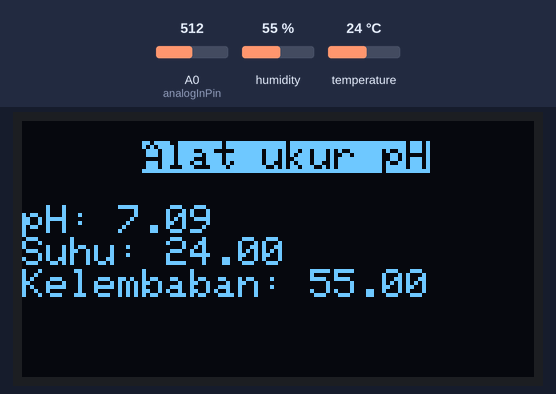
The sketch below on a simulated ESP8266 (NodeMCU). Parts: 128×64 one-colour display. The test bench sets the inputs (shaded band); at power-on: humidity 55 %, A0 (analogInPin) = 512, temperature 24 °C. WiFi joins after 1.5 s; servers stay silent unless stated; the local clock reads 2024-03-15 10:24:30 at power-on unless the sketch sets it; what the sketch prints to the serial monitor is not drawn.

Above: at 3.5 s.
3.6 s: humidity set to 22 %
At 6.8 s:
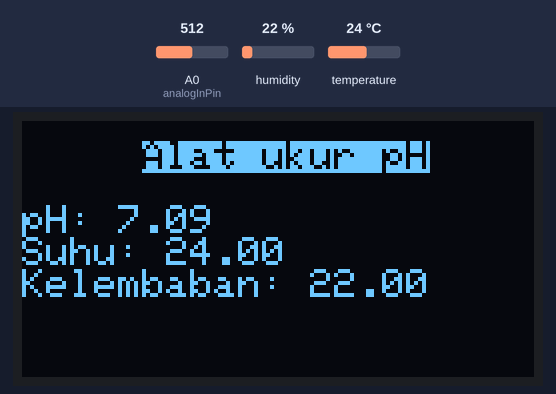
7.9 s: A0 (analogInPin) set to 716
At 11.0 s:
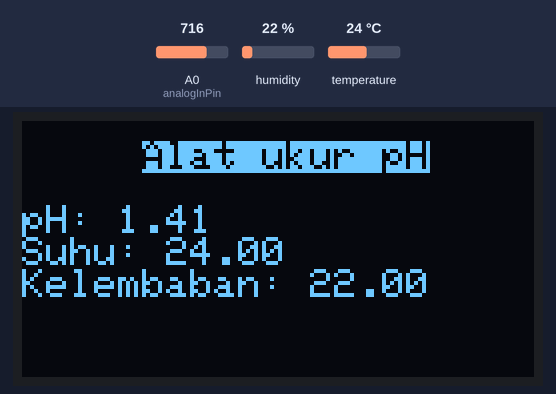
11.3 s: temperature set to 12 °C
At 14.5 s:
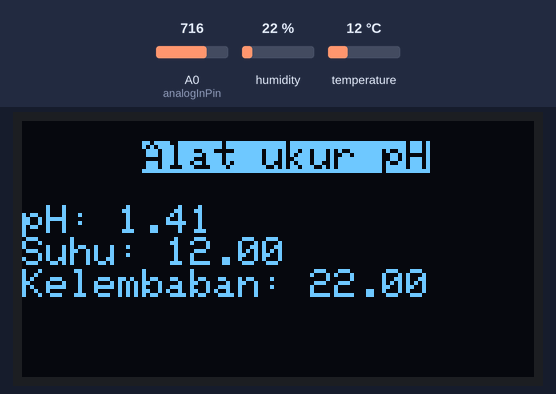
14.8 s: A0 (analogInPin) set to 900
At 17.8 s:
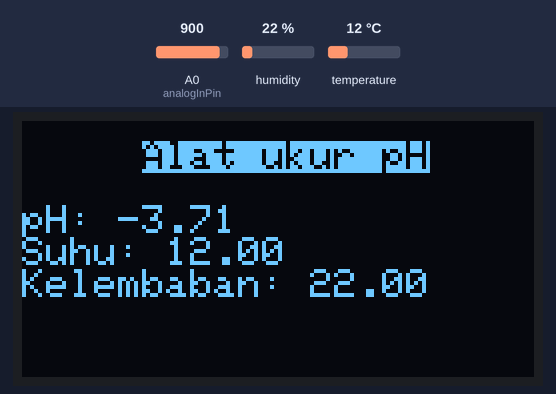
18.2 s: humidity set to 40 %
At 21.0 s:
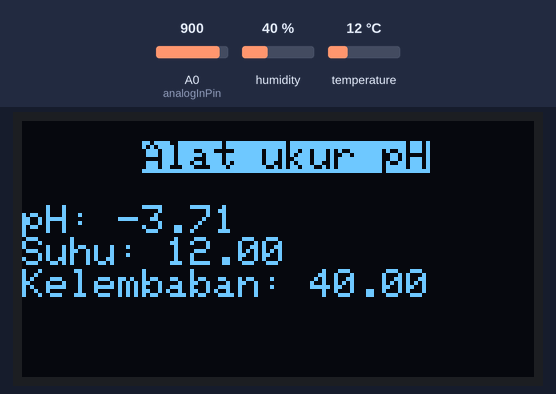
21.7 s: A0 (analogInPin) set to 1023
At 24.2 s:
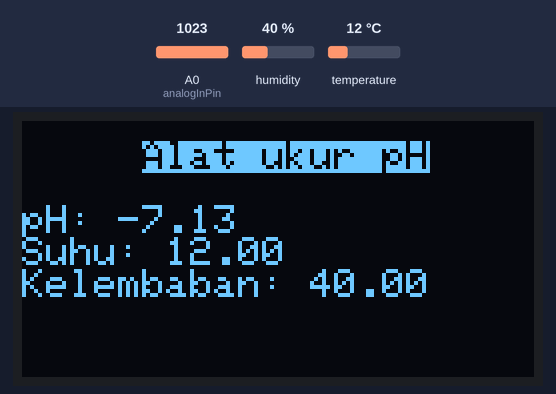
Timing chart, 0 to 25.7 s (numbered marks = the images above; inputs shaded):
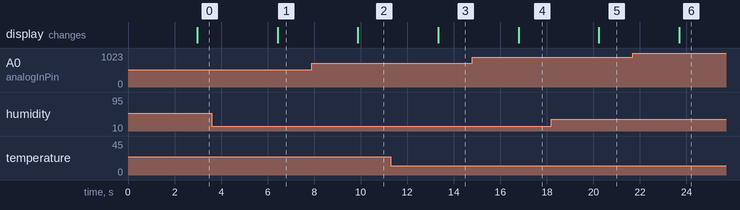

The sketch:

Fix_ph_dan_dht_Kalibrasi_google.ino
```cpp
//Script by ibrohim :)


#define TS_ENABLE_SSL // For HTTPS SSL connection
#include <ESP8266WiFi.h>
#include <WiFiClientSecure.h>
#include <UniversalTelegramBot.h>
#include <ArduinoJson.h>
#include <DHT.h>
#include "ThingSpeak.h" // always include thingspeak header file after other header files and custom macros
#include <Wire.h>
#include <Adafruit_GFX.h>
#include <Adafruit_SSD1306.h>
#include "secrets.h"

#define SCREEN_WIDTH 128 // OLED display width, in pixels
#define SCREEN_HEIGHT 64 // OLED display height, in pixels

// Declaration for an SSD1306 display connected to I2C (SDA, SCL pins)
Adafruit_SSD1306 display(SCREEN_WIDTH, SCREEN_HEIGHT, &Wire, -1);

const int analogInPin = A0;
int sensorValue = 0;
unsigned long int avgValue;
float b;
int buf[10],temp;


X509List cert(TELEGRAM_CERTIFICATE_ROOT);


float h;                  // humidity reading
float t;                  //temperature reading


#define DHTPIN D3          // GPIO Pin where the dht11 is connected
DHT dht(DHTPIN, DHT11);

// Ganti dengan alamat wifi masing-masing
const char* ssid = "MAKERINDO2";
const char* password = "makerindo2019";

unsigned long myChannelNumber = SECRET_CH_ID;
const char * myWriteAPIKey = SECRET_WRITE_APIKEY;

// Ganti dengan Token telegram bot maisng-masing, link bot : https://t.me/botfather
#define BOTtoken "1976398512:AAF8A6PRE1zvhbJgvVMY7c9LHETcLbFtSes"  // your Bot Token (Get from Botfather)

// Gunakan @myidbot untuk mencari ID telegram anda
// Link Bot: https://t.me/myidbot
#define CHAT_ID "1287107861"

WiFiClientSecure client;
UniversalTelegramBot bot(BOTtoken, client);
String myStatus = "";

void setup() {
  Serial.begin(9600);

  if(!display.begin(SSD1306_SWITCHCAPVCC, 0x3C)) { // Address 0x3D for 128x64
    Serial.println(F("SSD1306 allocation failed"));
    for(;;);
  }


dht.begin();

  // Attempt to connect to Wifi network:
  Serial.print("Connecting Wifi: ");
  Serial.println(ssid);

  WiFi.mode(WIFI_STA);
  WiFi.begin(ssid, password);


  configTime(0, 0, "pool.ntp.org");      // get UTC time via NTP
    client.setTrustAnchors(&cert); // Add root certificate for api.telegram.org
   client.setInsecure(); // To perform a simple SSL Encryption
ThingSpeak.begin(client);  // Initialize ThingSpeak


  while (WiFi.status() != WL_CONNECTED) {
    Serial.print(".");
    delay(500);
  }

  Serial.println("");
  Serial.println("WiFi connected");
  Serial.print("IP address: ");
  Serial.println(WiFi.localIP());

  bot.sendMessage(CHAT_ID, "Bot started up", "");
}

void loop() {
 for(int i=0;i<10;i++)
 {
  buf[i]=analogRead(analogInPin);
  delay(10);
 }
 for(int i=0;i<9;i++)
 {
  for(int j=i+1;j<10;j++)
  {
   if(buf[i]>buf[j])
   {
    temp=buf[i];
    buf[i]=buf[j];
    buf[j]=temp;
   }
  }
 }
 avgValue=0;
 for(int i=2;i<8;i++)
 avgValue+=buf[i];
 float pHVol=(float)avgValue*5.0/1024/6;
 float phValue = -5.70 * pHVol + 21.34;
 Serial.print("sensor pH: ");
 Serial.println(phValue);
 delay(200);


 unsigned long currentMillis = millis(); // grab current time

  h = dht.readHumidity();     // menampung nilai kelembaban
  t = dht.readTemperature();     // menampung nilai suhu

  if (isnan(h) || isnan(t))
  {
    Serial.println("gagal menghubungkan ke DHT11");
    return;
  }
bot.sendMessage(CHAT_ID, "pH: "+String(phValue)+" | Suhu: "+String(t)+" | Kelembaban: "+String(h), "");
  Serial.println("Kelembaban: ");
  Serial.println(String(h));
  Serial.println("Suhu: ");
  Serial.println(String(t));
delay(500);

  display.clearDisplay();

  display.setTextSize(1.5);
  display.setCursor(30, 5);
  // Display static text
  display.setTextColor(BLACK, WHITE);
  display.println("Alat ukur pH");
  display.println();
  display.setTextColor(WHITE);
  display.println("pH: "+String(phValue));

  display.println("Suhu: "+String(t));

  display.println("Kelembaban: "+String(h));
  display.display();

 // set the fields with the values
  ThingSpeak.setField(1, String(t));
  ThingSpeak.setField(2, String(h));
  ThingSpeak.setField(3, String(phValue));

  // set the status
  ThingSpeak.setStatus(myStatus);

  // write to the ThingSpeak channel
  int x = ThingSpeak.writeFields(myChannelNumber, myWriteAPIKey);
  if(x == 200){
    Serial.println("Channel berhasil di update.");
  }
  else{
    Serial.println("Terjadi masalah. Kode error HTTP " + String(x));
  }


  delay(2000); // Wait 20 seconds to update the channel again

}
```

secrets.h
```cpp
// Use this file to store all of the private credentials
// and connection details

#define SECRET_SSID "realme 2 Pro"    // replace MySSID with your WiFi network name
#define SECRET_PASS "        " // replace MyPassword with your WiFi password

#define SECRET_CH_ID 1476449      // replace 0000000 with your channel number
#define SECRET_WRITE_APIKEY "69AXWWPMRYHR5ZU3"   // replace XYZ with your channel write API Key

// ThingSpeak Certificate Fingerprint, Expiration Date: August 3, 2022 at 8:00:00 AM EST
#define SECRET_SHA1_FINGERPRINT "27 18 92 DD A4 26 C3 07 09 B9 7A E6 C5 21 B9 5B 48 F7 16 E1"
```

Measured:
- after the input at 3.6 s, the display: changes after 2.8 s (image 1)
- after the input at 7.9 s, the display: changes after 2.0 s (image 2)
- after the input at 11.3 s, the display: changes after 2.0 s (image 3)
- after the input at 14.8 s, the display: changes after 2.0 s (image 4)
- after the input at 18.2 s, the display: changes after 2.0 s (image 5)
- after the input at 21.7 s, the display: changes after 2.0 s (image 6)
